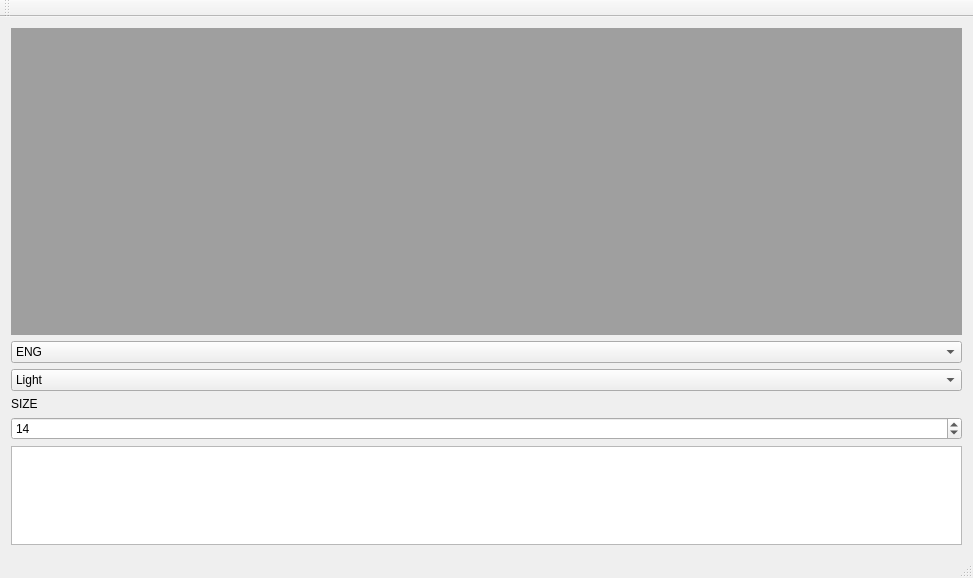
<?xml version="1.0" encoding="UTF-8"?>
<ui version="4.0">
 <class>MainWindow</class>
 <widget class="QMainWindow" name="MainWindow">
  <property name="geometry">
   <rect>
    <x>0</x>
    <y>0</y>
    <width>973</width>
    <height>578</height>
   </rect>
  </property>
  <property name="windowTitle">
   <string>TextRed</string>
  </property>
  <widget class="QWidget" name="centralWidget">
   <layout class="QVBoxLayout" name="verticalLayout">
    <item>
     <widget class="QMdiArea" name="mdiArea"/>
    </item>
    <item>
     <widget class="QComboBox" name="comboBox">
      <item>
       <property name="text">
        <string>ENG</string>
       </property>
      </item>
      <item>
       <property name="text">
        <string>RUS</string>
       </property>
      </item>
     </widget>
    </item>
    <item>
     <widget class="QComboBox" name="comboBox_2">
      <item>
       <property name="text">
        <string>Light</string>
       </property>
      </item>
      <item>
       <property name="text">
        <string>Dark</string>
       </property>
      </item>
     </widget>
    </item>
    <item>
     <widget class="QLabel" name="labelSize">
      <property name="text">
       <string>SIZE</string>
      </property>
     </widget>
    </item>
    <item>
     <widget class="QSpinBox" name="sizeBox">
      <property name="minimum">
       <number>1</number>
      </property>
      <property name="maximum">
       <number>56</number>
      </property>
      <property name="value">
       <number>14</number>
      </property>
     </widget>
    </item>
    <item>
     <widget class="QTextEdit" name="textEdit">
      <property name="font">
       <font>
        <pointsize>14</pointsize>
       </font>
      </property>
     </widget>
    </item>
   </layout>
  </widget>
  <widget class="QMenuBar" name="menuBar">
   <property name="geometry">
    <rect>
     <x>0</x>
     <y>0</y>
     <width>973</width>
     <height>21</height>
    </rect>
   </property>
  </widget>
  <widget class="QToolBar" name="mainToolBar">
   <attribute name="toolBarArea">
    <enum>TopToolBarArea</enum>
   </attribute>
   <attribute name="toolBarBreak">
    <bool>false</bool>
   </attribute>
  </widget>
  <widget class="QStatusBar" name="statusBar"/>
 </widget>
 <layoutdefault spacing="6" margin="11"/>
 <resources/>
 <connections/>
</ui>
